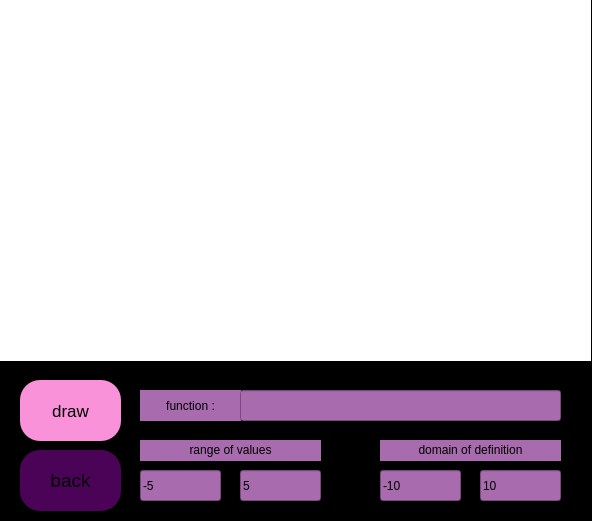
<?xml version="1.0" encoding="UTF-8"?>
<ui version="4.0">
 <class>graphWindow</class>
 <widget class="QMainWindow" name="graphWindow">
  <property name="geometry">
   <rect>
    <x>0</x>
    <y>0</y>
    <width>592</width>
    <height>521</height>
   </rect>
  </property>
  <property name="windowTitle">
   <string>MainWindow</string>
  </property>
  <property name="styleSheet">
   <string notr="true">background-color:black;</string>
  </property>
  <widget class="QWidget" name="centralwidget">
   <widget class="QLabel" name="label_3">
    <property name="geometry">
     <rect>
      <x>140</x>
      <y>440</y>
      <width>181</width>
      <height>21</height>
     </rect>
    </property>
    <property name="styleSheet">
     <string notr="true">background-color:rgb(167, 107, 174);</string>
    </property>
    <property name="text">
     <string>&lt;html&gt;&lt;head/&gt;&lt;body&gt;&lt;p align=&quot;center&quot;&gt;range of values&lt;/p&gt;&lt;/body&gt;&lt;/html&gt;</string>
    </property>
   </widget>
   <widget class="QLineEdit" name="lineEdit_left_xZone">
    <property name="geometry">
     <rect>
      <x>380</x>
      <y>470</y>
      <width>81</width>
      <height>31</height>
     </rect>
    </property>
    <property name="styleSheet">
     <string notr="true">background-color:rgb(167, 107, 174);</string>
    </property>
    <property name="text">
     <string>-10</string>
    </property>
   </widget>
   <widget class="QLabel" name="label_2">
    <property name="geometry">
     <rect>
      <x>380</x>
      <y>440</y>
      <width>181</width>
      <height>21</height>
     </rect>
    </property>
    <property name="styleSheet">
     <string notr="true">background-color:rgb(167, 107, 174);</string>
    </property>
    <property name="text">
     <string>&lt;html&gt;&lt;head/&gt;&lt;body&gt;&lt;p align=&quot;center&quot;&gt;domain of definition&lt;/p&gt;&lt;/body&gt;&lt;/html&gt;</string>
    </property>
   </widget>
   <widget class="QLineEdit" name="lineEdit_right_yZone">
    <property name="geometry">
     <rect>
      <x>240</x>
      <y>470</y>
      <width>81</width>
      <height>31</height>
     </rect>
    </property>
    <property name="styleSheet">
     <string notr="true">background-color:rgb(167, 107, 174);</string>
    </property>
    <property name="text">
     <string>5</string>
    </property>
   </widget>
   <widget class="QLabel" name="label">
    <property name="geometry">
     <rect>
      <x>140</x>
      <y>390</y>
      <width>101</width>
      <height>31</height>
     </rect>
    </property>
    <property name="styleSheet">
     <string notr="true">background-color:rgb(167, 107, 174);</string>
    </property>
    <property name="text">
     <string>function :</string>
    </property>
    <property name="alignment">
     <set>Qt::AlignCenter</set>
    </property>
   </widget>
   <widget class="QCustomPlot" name="widget" native="true">
    <property name="geometry">
     <rect>
      <x>0</x>
      <y>0</y>
      <width>591</width>
      <height>361</height>
     </rect>
    </property>
    <property name="styleSheet">
     <string notr="true">background-color: rgb(255, 255, 255);</string>
    </property>
   </widget>
   <widget class="QPushButton" name="pushButton_create">
    <property name="geometry">
     <rect>
      <x>20</x>
      <y>380</y>
      <width>101</width>
      <height>61</height>
     </rect>
    </property>
    <property name="font">
     <font>
      <pointsize>13</pointsize>
     </font>
    </property>
    <property name="styleSheet">
     <string notr="true">QPushButton { 
border-radius: 20px;
background-color : rgb(250, 146, 218);
}
QPushButton pressed {
	background-color: qlineargradient(spread:pad, x1:0, y1:0, x2:1, y2:0, stop:0 rgba(0, 0, 0, 255), stop:1 rgba(255, 255, 255, 255));
}

QPushButton:hover {
    background-color : rgb(102, 104, 104);
}</string>
    </property>
    <property name="text">
     <string>draw</string>
    </property>
   </widget>
   <widget class="QLineEdit" name="lineEdit_left_yZone">
    <property name="geometry">
     <rect>
      <x>140</x>
      <y>470</y>
      <width>81</width>
      <height>31</height>
     </rect>
    </property>
    <property name="styleSheet">
     <string notr="true">background-color:rgb(167, 107, 174);</string>
    </property>
    <property name="text">
     <string>-5</string>
    </property>
   </widget>
   <widget class="QLineEdit" name="lineEdit_right_xZone">
    <property name="geometry">
     <rect>
      <x>480</x>
      <y>470</y>
      <width>81</width>
      <height>31</height>
     </rect>
    </property>
    <property name="styleSheet">
     <string notr="true">background-color:rgb(167, 107, 174);</string>
    </property>
    <property name="text">
     <string>10</string>
    </property>
   </widget>
   <widget class="QPushButton" name="pushButton_back">
    <property name="geometry">
     <rect>
      <x>20</x>
      <y>450</y>
      <width>101</width>
      <height>61</height>
     </rect>
    </property>
    <property name="font">
     <font>
      <pointsize>14</pointsize>
     </font>
    </property>
    <property name="styleSheet">
     <string notr="true">QPushButton { 
border-radius: 20px;
background-color : rgb(74, 3, 86);
}
QPushButton pressed {
	background-color: qlineargradient(spread:pad, x1:0, y1:0, x2:1, y2:0, stop:0 rgba(0, 0, 0, 255), stop:1 rgba(255, 255, 255, 255));
}

QPushButton:hover {
    background-color : rgb(102, 104, 104);
}</string>
    </property>
    <property name="text">
     <string>back</string>
    </property>
   </widget>
   <widget class="QLineEdit" name="lineEdit_equation">
    <property name="geometry">
     <rect>
      <x>240</x>
      <y>390</y>
      <width>321</width>
      <height>31</height>
     </rect>
    </property>
    <property name="styleSheet">
     <string notr="true">background-color:rgb(167, 107, 174);</string>
    </property>
   </widget>
  </widget>
 </widget>
 <customwidgets>
  <customwidget>
   <class>QCustomPlot</class>
   <extends>QWidget</extends>
   <header>qcustomplot.h</header>
   <container>1</container>
  </customwidget>
 </customwidgets>
 <resources/>
 <connections/>
</ui>
